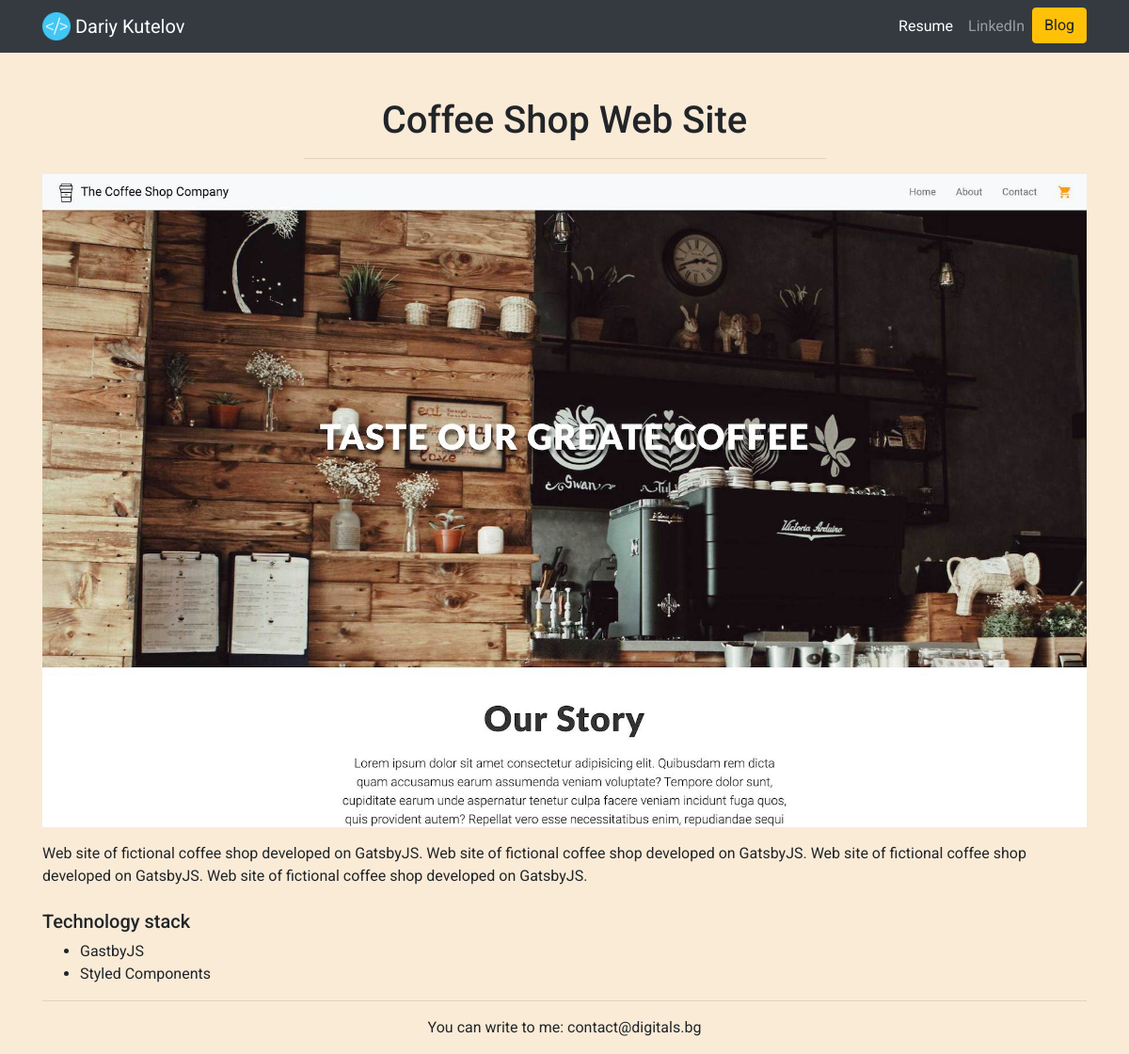
The page /portfolio/1/ on the database its author committed.
### portfolio/models.py (models this page shows, shortened)
class Project(models.Model):
    title = models.CharField(max_length=200)
    description = models.TextField()
    image = models.ImageField(upload_to='portfolio/images/')
    url = models.URLField(blank=True)

### portfolio/views.py (the view)
# urls.py: path('<int:project_id>/', views.project_detail, name='project_detail')
def project_detail(request, project_id):
    project = get_object_or_404(Project, pk=project_id)
    return render(request, 'portfolio/detail.html', {'project': project})

### portfolio/templates/portfolio/detail.html
{% extends 'portfolio/base.html' %}
{% block content %}
    <h1 class="text-center mt-5" id="blogdetailtitle">{{ project.title }}</h1>
    <hr style="width: 50%;" class="mb-3"/>
    <div class="mb-3">
        <img src="{{ project.image.url }}" class="img-fluid"/>
    </div>
    <div>
        {{  project.description|safe  }}
    </div>
{% endblock %}}

### portfolio/static/portfolio/custom.css (style rules this page uses)
body { background: antiquewhite; font-family: 'Roboto', sans-serif; }

### rows shown on the page
Project: title "Coffee Shop Web Site", image (picture), description "Web site of fictional coffee shop developed on GatsbyJS. Web site of fictional coffee shop developed on GatsbyJS. Web site of fictional coffee shop developed on GatsbyJS. Web site of fictional coffee shop developed on GatsbyJS. Technology stack GastbyJS Styled Components"
